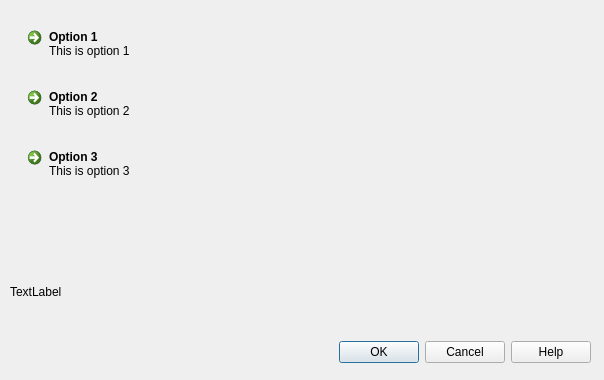
<?xml version="1.0" encoding="UTF-8"?>
<ui version="4.0">
 <class>Dialog</class>
 <widget class="QDialog" name="Dialog">
  <property name="geometry">
   <rect>
    <x>0</x>
    <y>0</y>
    <width>604</width>
    <height>380</height>
   </rect>
  </property>
  <property name="windowTitle">
   <string>Dialog</string>
  </property>
  <widget class="QCommandLinkButton" name="commandLinkButton">
   <property name="geometry">
    <rect>
     <x>20</x>
     <y>20</y>
     <width>571</width>
     <height>61</height>
    </rect>
   </property>
   <property name="text">
    <string>Option 1</string>
   </property>
   <property name="description">
    <string>This is option 1</string>
   </property>
  </widget>
  <widget class="QLabel" name="lblSelected">
   <property name="geometry">
    <rect>
     <x>10</x>
     <y>266</y>
     <width>571</width>
     <height>51</height>
    </rect>
   </property>
   <property name="text">
    <string>TextLabel</string>
   </property>
  </widget>
  <widget class="QDialogButtonBox" name="buttonBox">
   <property name="geometry">
    <rect>
     <x>10</x>
     <y>340</y>
     <width>581</width>
     <height>25</height>
    </rect>
   </property>
   <property name="standardButtons">
    <set>QDialogButtonBox::Cancel|QDialogButtonBox::Help|QDialogButtonBox::Ok</set>
   </property>
  </widget>
  <widget class="QCommandLinkButton" name="commandLinkButton_2">
   <property name="geometry">
    <rect>
     <x>20</x>
     <y>80</y>
     <width>571</width>
     <height>61</height>
    </rect>
   </property>
   <property name="text">
    <string>Option 2</string>
   </property>
   <property name="description">
    <string>This is option 2</string>
   </property>
  </widget>
  <widget class="QCommandLinkButton" name="commandLinkButton_3">
   <property name="geometry">
    <rect>
     <x>20</x>
     <y>140</y>
     <width>571</width>
     <height>61</height>
    </rect>
   </property>
   <property name="text">
    <string>Option 3</string>
   </property>
   <property name="description">
    <string>This is option 3</string>
   </property>
  </widget>
 </widget>
 <resources/>
 <connections/>
</ui>
